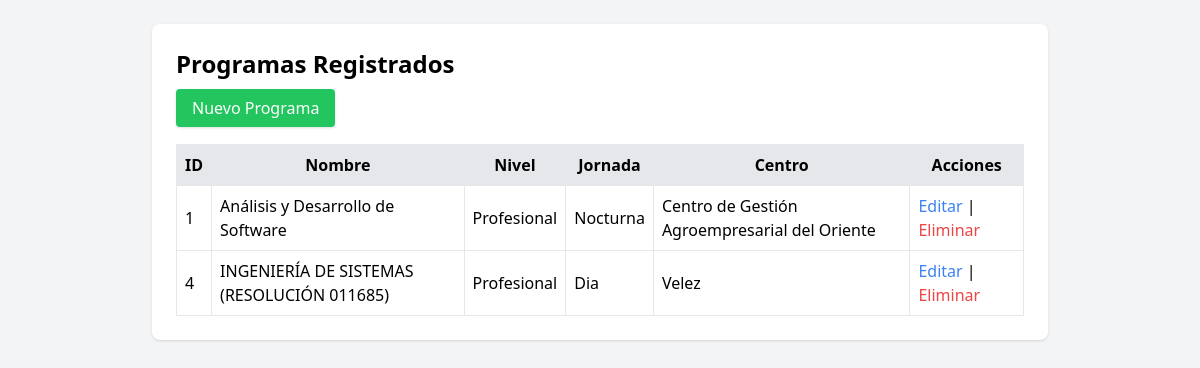
The page /programa/ on the database its author committed.
### app/models/users.py (models this page shows, shortened)
class Programa(db.Model, UserMixin):
    __tablename__ = 'programa'
    id_programa = db.Column(db.Integer, primary_key=True)
    nombre_programa = db.Column(db.String(45), nullable=False)
    nivel = db.Column(db.String(20), nullable=False)
    jornada = db.Column(db.String(20), nullable=False)
    centro_formacion = db.Column(db.String(45), nullable=False)
    aprendiz_id_aprendiz = db.Column(db.Integer, db.ForeignKey('aprendiz.id_aprendiz'), nullable=False)
    instructor_id_instructor = db.Column(db.Integer, db.ForeignKey('instructor.id_instructor'), nullable=False)

### app/routes/programa_route.py (the view)
@bp.route('/')
def listar_programas():
    programas = Programa.query.all()
    return render_template('programa/listar_programa.html', programas=programas)

### app/templates/programa/listar_programa.html (shortened to what this page needs)
<!DOCTYPE html>
<html lang="es">
<head>
    <script src="https://cdn.tailwindcss.com"></script>
</head>
<body class="bg-gray-100 p-6">
    <div class="max-w-4xl mx-auto bg-white shadow rounded-lg p-6">
        <h1 class="text-2xl font-bold mb-4">Programas Registrados</h1>
        <a href="{{ url_for('programa_bp.nuevo_programa') }}"
           class="bg-green-500 text-white px-4 py-2 rounded shadow hover:bg-green-600">
            Nuevo Programa
        </a>
        {% if programas %}
            <table class="mt-6 w-full border-collapse border border-gray-300">
                <thead class="bg-gray-200">
                    <tr>
                        <th class="border p-2">ID</th>
                        <th class="border p-2">Nombre</th>
                        <th class="border p-2">Nivel</th>
                        <th class="border p-2">Jornada</th>
                        <th class="border p-2">Centro</th>
                        <th class="border p-2">Acciones</th>
                    </tr>
                </thead>
                <tbody>
                    {% for programa in programas %}
                    <tr class="hover:bg-gray-50">
                        <td class="border p-2">{{ programa.id_programa }}</td>
                        <td class="border p-2">{{ programa.nombre_programa }}</td>
                        <td class="border p-2">{{ programa.nivel }}</td>
                        <td class="border p-2">{{ programa.jornada }}</td>
                        <td class="border p-2">{{ programa.centro_formacion }}</td>
                        <td class="border p-2">
                            <a href="{{ url_for('programa_bp.editar_programa', id=programa.id_programa) }}" class="text-blue-500">Editar</a> |
                            <a href="{{ url_for('programa_bp.eliminar_programa', id=programa.id_programa) }}" class="text-red-500" onclick="return confirm('¿Seguro de eliminar?')">Eliminar</a>
                        </td>
                    </tr>
                    {% endfor %}
                </tbody>
            </table>
        {% else %}
            <p class="mt-4 text-gray-600">No hay programas registrados aún.</p>
        {% endif %}
    </div>
</body>
</html>

### rows shown on the page
Programa: id_programa "1", nombre_programa "Análisis y Desarrollo de Software", nivel "Profesional", jornada "Nocturna", centro_formacion "Centro de Gestión Agroempresarial del Oriente"
Programa: id_programa "4", nombre_programa "INGENIERÍA DE SISTEMAS (RESOLUCIÓN 011685)", nivel "Profesional", jornada "Dia", centro_formacion "Velez"
